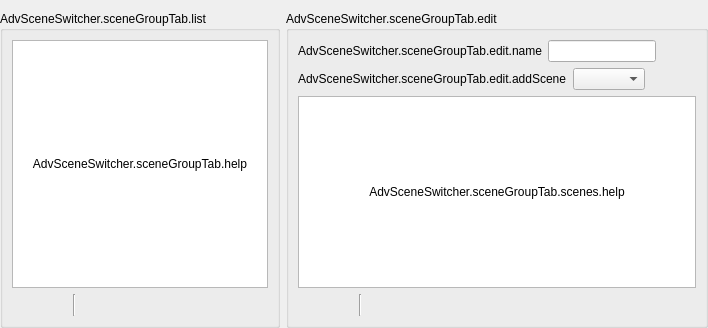
     <widget class="QWidget" name="sceneGroupTab">
      <attribute name="title">
       <string>AdvSceneSwitcher.sceneGroupTab.title</string>
      </attribute>
      <layout class="QHBoxLayout" name="horizontalLayout_6">
       <property name="leftMargin">
        <number>0</number>
       </property>
       <property name="rightMargin">
        <number>0</number>
       </property>
       <property name="bottomMargin">
        <number>0</number>
       </property>
       <item>
        <widget class="QGroupBox" name="groupBox_3">
         <property name="title">
          <string>AdvSceneSwitcher.sceneGroupTab.list</string>
         </property>
         <layout class="QVBoxLayout" name="verticalLayout_22">
          <item>
           <layout class="QGridLayout" name="gridLayout_18">
            <item row="0" column="0">
             <widget class="QListWidget" name="sceneGroups"/>
            </item>
            <item row="0" column="0">
             <widget class="QLabel" name="sceneGroupHelp">
              <property name="text">
               <string>AdvSceneSwitcher.sceneGroupTab.help</string>
              </property>
              <property name="alignment">
               <set>Qt::AlignCenter</set>
              </property>
              <property name="wordWrap">
               <bool>true</bool>
              </property>
             </widget>
            </item>
           </layout>
          </item>
          <item>
           <layout class="QHBoxLayout" name="horizontalLayout_54">
            <item>
             <widget class="QPushButton" name="sceneGroupAdd">
              <property name="maximumSize">
               <size>
                <width>22</width>
                <height>22</height>
               </size>
              </property>
              <property name="flat">
               <bool>true</bool>
              </property>
              <property name="themeID" stdset="0">
               <string notr="true">addIconSmall</string>
              </property>
              <property name="class" stdset="0">
               <string notr="true">icon-plus</string>
              </property>
             </widget>
            </item>
            <item>
             <widget class="QPushButton" name="sceneGroupRemove">
              <property name="maximumSize">
               <size>
                <width>22</width>
                <height>22</height>
               </size>
              </property>
              <property name="flat">
               <bool>true</bool>
              </property>
              <property name="themeID" stdset="0">
               <string notr="true">removeIconSmall</string>
              </property>
              <property name="class" stdset="0">
               <string notr="true">icon-trash</string>
              </property>
             </widget>
            </item>
            <item>
             <spacer name="horizontalSpacer_117">
              <property name="orientation">
               <enum>Qt::Horizontal</enum>
              </property>
              <property name="sizeType">
               <enum>QSizePolicy::Fixed</enum>
              </property>
              <property name="sizeHint" stdset="0">
               <size>
                <width>5</width>
                <height>20</height>
               </size>
              </property>
             </spacer>
            </item>
            <item>
             <widget class="Line" name="line_39">
              <property name="orientation">
               <enum>Qt::Vertical</enum>
              </property>
             </widget>
            </item>
            <item>
             <spacer name="horizontalSpacer_116">
              <property name="orientation">
               <enum>Qt::Horizontal</enum>
              </property>
              <property name="sizeType">
               <enum>QSizePolicy::Fixed</enum>
              </property>
              <property name="sizeHint" stdset="0">
               <size>
                <width>5</width>
                <height>20</height>
               </size>
              </property>
             </spacer>
            </item>
            <item>
             <widget class="QPushButton" name="sceneGroupUp">
              <property name="maximumSize">
               <size>
                <width>22</width>
                <height>22</height>
               </size>
              </property>
              <property name="text">
               <string/>
              </property>
              <property name="flat">
               <bool>true</bool>
              </property>
              <property name="themeID" stdset="0">
               <string>upArrowIconSmall</string>
              </property>
              <property name="class" stdset="0">
               <string notr="true">icon-up</string>
              </property>
             </widget>
            </item>
            <item>
             <widget class="QPushButton" name="sceneGroupDown">
              <property name="maximumSize">
               <size>
                <width>22</width>
                <height>22</height>
               </size>
              </property>
              <property name="text">
               <string/>
              </property>
              <property name="flat">
               <bool>true</bool>
              </property>
              <property name="themeID" stdset="0">
               <string>downArrowIconSmall</string>
              </property>
              <property name="class" stdset="0">
               <string notr="true">icon-down</string>
              </property>
             </widget>
            </item>
            <item>
             <spacer name="horizontalSpacer_58">
              <property name="orientation">
               <enum>Qt::Horizontal</enum>
              </property>
              <property name="sizeHint" stdset="0">
               <size>
                <width>40</width>
                <height>20</height>
               </size>
              </property>
             </spacer>
            </item>
           </layout>
          </item>
         </layout>
        </widget>
       </item>
       <item>
        <widget class="QGroupBox" name="sceneGroupEdit">
         <property name="title">
          <string>AdvSceneSwitcher.sceneGroupTab.edit</string>
         </property>
         <layout class="QVBoxLayout" name="verticalLayout_24">
          <item>
           <layout class="QHBoxLayout" name="horizontalLayout_4">
            <item>
             <widget class="QLabel" name="label_3">
              <property name="text">
               <string>AdvSceneSwitcher.sceneGroupTab.edit.name</string>
              </property>
             </widget>
            </item>
            <item>
             <widget class="QLineEdit" name="sceneGroupName"/>
            </item>
            <item>
             <spacer name="horizontalSpacer_4">
              <property name="orientation">
               <enum>Qt::Horizontal</enum>
              </property>
              <property name="sizeHint" stdset="0">
               <size>
                <width>40</width>
                <height>20</height>
               </size>
              </property>
             </spacer>
            </item>
           </layout>
          </item>
          <item>
           <layout class="QHBoxLayout" name="sceneGroupTypeEdit"/>
          </item>
          <item>
           <layout class="QHBoxLayout" name="horizontalLayout_7">
            <item>
             <widget class="QLabel" name="label_7">
              <property name="text">
               <string>AdvSceneSwitcher.sceneGroupTab.edit.addScene</string>
              </property>
             </widget>
            </item>
            <item>
             <widget class="QComboBox" name="sceneGroupSceneSelection"/>
            </item>
            <item>
             <spacer name="horizontalSpacer_5">
              <property name="orientation">
               <enum>Qt::Horizontal</enum>
              </property>
              <property name="sizeHint" stdset="0">
               <size>
                <width>40</width>
                <height>20</height>
               </size>
              </property>
             </spacer>
            </item>
           </layout>
          </item>
          <item>
           <layout class="QGridLayout" name="gridLayout_19">
            <item row="0" column="0">
             <widget class="QListWidget" name="sceneGroupScenes"/>
            </item>
            <item row="0" column="0">
             <widget class="QLabel" name="sceneGroupScenesHelp">
              <property name="text">
               <string>AdvSceneSwitcher.sceneGroupTab.scenes.help</string>
              </property>
              <property name="alignment">
               <set>Qt::AlignCenter</set>
              </property>
              <property name="wordWrap">
               <bool>true</bool>
              </property>
             </widget>
            </item>
           </layout>
          </item>
          <item>
           <layout class="QHBoxLayout" name="horizontalLayout_55">
            <item>
             <widget class="QPushButton" name="sceneGroupSceneAdd">
              <property name="maximumSize">
               <size>
                <width>22</width>
                <height>22</height>
               </size>
              </property>
              <property name="flat">
               <bool>true</bool>
              </property>
              <property name="themeID" stdset="0">
               <string notr="true">addIconSmall</string>
              </property>
              <property name="class" stdset="0">
               <string notr="true">icon-plus</string>
              </property>
             </widget>
            </item>
            <item>
             <widget class="QPushButton" name="sceneGroupSceneRemove">
              <property name="maximumSize">
               <size>
                <width>22</width>
                <height>22</height>
               </size>
              </property>
              <property name="flat">
               <bool>true</bool>
              </property>
              <property name="themeID" stdset="0">
               <string notr="true">removeIconSmall</string>
              </property>
              <property name="class" stdset="0">
               <string notr="true">icon-trash</string>
              </property>
             </widget>
            </item>
            <item>
             <spacer name="horizontalSpacer_119">
              <property name="orientation">
               <enum>Qt::Horizontal</enum>
              </property>
              <property name="sizeType">
               <enum>QSizePolicy::Fixed</enum>
              </property>
              <property name="sizeHint" stdset="0">
               <size>
                <width>5</width>
                <height>20</height>
               </size>
              </property>
             </spacer>
            </item>
            <item>
             <widget class="Line" name="line_40">
              <property name="orientation">
               <enum>Qt::Vertical</enum>
              </property>
             </widget>
            </item>
            <item>
             <spacer name="horizontalSpacer_118">
              <property name="orientation">
               <enum>Qt::Horizontal</enum>
              </property>
              <property name="sizeType">
               <enum>QSizePolicy::Fixed</enum>
              </property>
              <property name="sizeHint" stdset="0">
               <size>
                <width>5</width>
                <height>20</height>
               </size>
              </property>
             </spacer>
            </item>
            <item>
             <widget class="QPushButton" name="sceneGroupSceneUp">
              <property name="maximumSize">
               <size>
                <width>22</width>
                <height>22</height>
               </size>
              </property>
              <property name="text">
               <string/>
              </property>
              <property name="flat">
               <bool>true</bool>
              </property>
              <property name="themeID" stdset="0">
               <string>upArrowIconSmall</string>
              </property>
              <property name="class" stdset="0">
               <string notr="true">icon-up</string>
              </property>
             </widget>
            </item>
            <item>
             <widget class="QPushButton" name="sceneGroupSceneDown">
              <property name="maximumSize">
               <size>
                <width>22</width>
                <height>22</height>
               </size>
              </property>
              <property name="text">
               <string/>
              </property>
              <property name="flat">
               <bool>true</bool>
              </property>
              <property name="themeID" stdset="0">
               <string>downArrowIconSmall</string>
              </property>
              <property name="class" stdset="0">
               <string notr="true">icon-down</string>
              </property>
             </widget>
            </item>
            <item>
             <spacer name="horizontalSpacer_59">
              <property name="orientation">
               <enum>Qt::Horizontal</enum>
              </property>
              <property name="sizeHint" stdset="0">
               <size>
                <width>40</width>
                <height>20</height>
               </size>
              </property>
             </spacer>
            </item>
           </layout>
          </item>
         </layout>
        </widget>
       </item>
      </layout>
     </widget>
